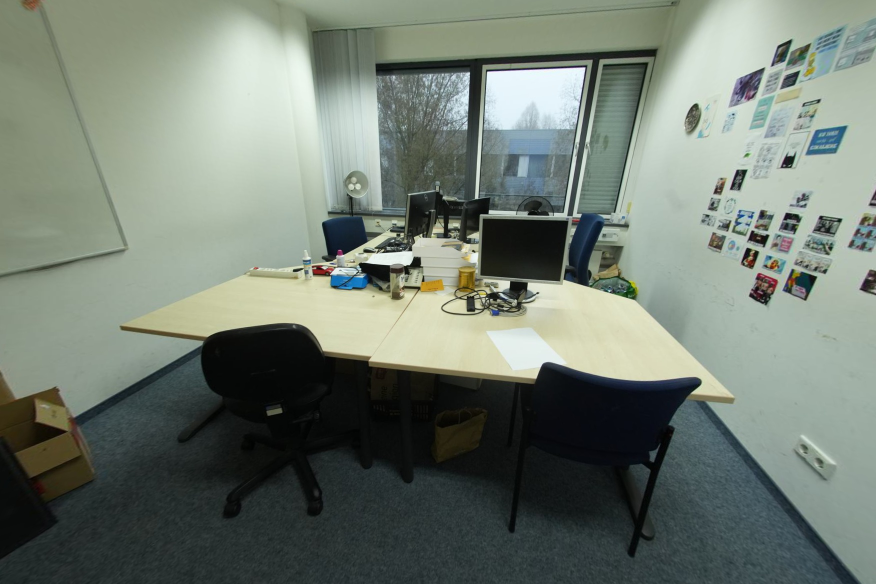
#> input picture Generate_Video/input/DSC08445.JPG, 1752 x 1168 px (shown at 1/2 size)
$ python generate_human_mask.py
#> lines starting #> are read from the running program, lines starting #| are printed output that depends on the picture; after the words box and inside, x2 and y2 are one past the last pixel; in counts of white or black regions, pixels touching at a corner belong together
from __future__ import annotations

import argparse
from pathlib import Path

import cv2
import numpy as np
from PIL import Image, ImageDraw

DEFAULT_VIDEO_NAME = "video_01"
DEFAULT_IMAGE_PATH = "input/DSC08445.JPG"

# Edit this rectangle manually to choose where FLUX may generate the human.
DEFAULT_RECT_X1 = 1300
DEFAULT_RECT_Y1 = 500
DEFAULT_RECT_X2 = 1600
DEFAULT_RECT_Y2 = 1168
OVERLAY_COLOR_BGR = (0, 255, 255)


def clamp(value: int, low: int, high: int) -> int:
    return max(low, min(value, high))


def resolve_video_dir(script_dir: Path, video_name: str) -> Path:
    return script_dir / "output" / video_name


def resolve_human_masks_dir(script_dir: Path, video_name: str) -> Path:
    return resolve_video_dir(script_dir, video_name) / "human_masks"
#> in main, image is the input picture: PIL image 1752x1168 RGB; mean R, G, B 114.4, 124.3, 114


def build_rect_mask(size: tuple[int, int], x1: int, y1: int, x2: int, y2: int) -> Image.Image:
#> called with size = (1752, 1168), x1 = 1300, y1 = 500, x2 = 1600, y2 = 1168
    width, height = size
    left = clamp(min(x1, x2), 0, width)
    top = clamp(min(y1, y2), 0, height)
    right = clamp(max(x1, x2), 0, width)
    bottom = clamp(max(y1, y2), 0, height)

    mask = Image.new("L", size, 0)
#> mask: PIL image 1752x1168 L; every value is 0
    ImageDraw.Draw(mask).rectangle((left, top, right, bottom), fill=255)
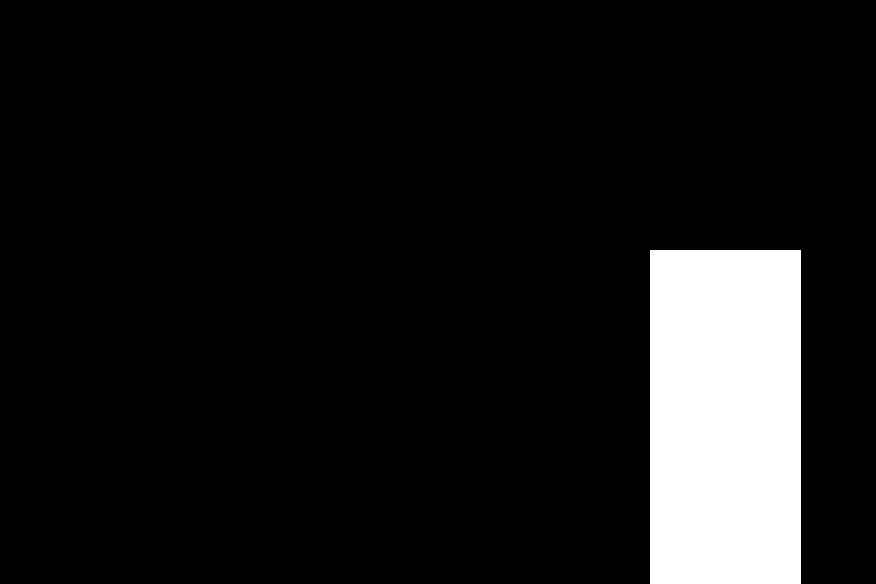
#> mask: PIL image 1752x1168 L (shown at 1/2 size); 9.8% white; 1 white region, box (x1, y1, x2, y2) and area: (1300, 500, 1601, 1168) 201068
    return mask


def build_overlay(image_rgb: Image.Image, mask: Image.Image) -> np.ndarray:
    image_bgr = cv2.cvtColor(np.asarray(image_rgb), cv2.COLOR_RGB2BGR)
    selected_mask = np.asarray(mask, dtype=np.uint8) > 0

    overlay = image_bgr.copy()
    color_arr = np.array(OVERLAY_COLOR_BGR, dtype=np.float32)
    overlay_f = overlay.astype(np.float32)
    overlay_f[selected_mask] = 0.55 * overlay_f[selected_mask] + 0.45 * color_arr
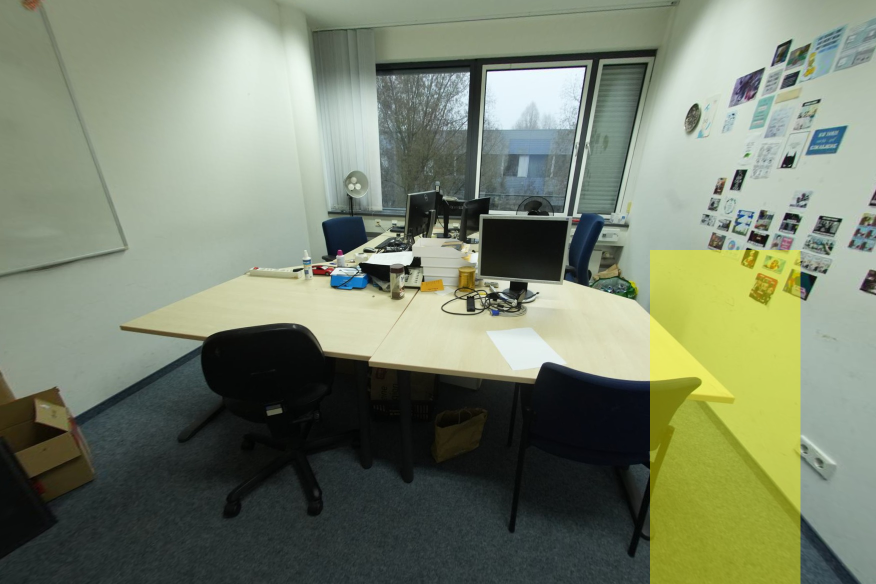
#> overlay_f: shape (1168, 1752, 3) float32 (shown at 1/2 size); mean B, G, R 108.7, 130.1, 120.7
    overlay = np.clip(overlay_f, 0.0, 255.0).astype(np.uint8)

    ys, xs = np.where(selected_mask)
    if xs.size > 0:
        x0, y0, x1, y1 = int(xs.min()), int(ys.min()), int(xs.max()), int(ys.max())
#> x0 = 1300; y0 = 500; x1 = 1600; y1 = 1167
        cv2.rectangle(overlay, (x0, y0), (x1, y1), OVERLAY_COLOR_BGR, 2)
        cv2.putText(
            overlay,
            "human mask",
            (x0, max(24, y0 - 12)),
            cv2.FONT_HERSHEY_SIMPLEX,
            0.8,
            (255, 255, 255),
            2,
            cv2.LINE_AA,
        )
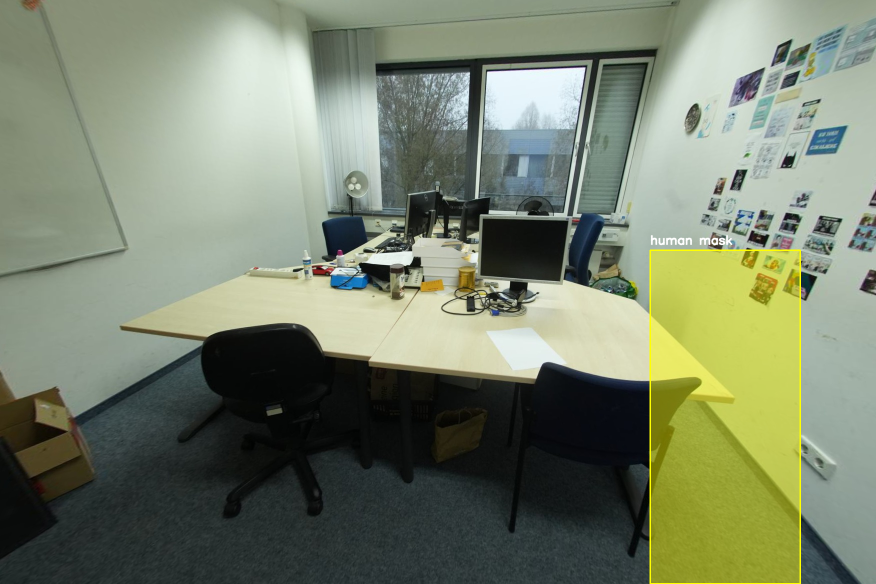
#> overlay: shape (1168, 1752, 3) (shown at 1/2 size); mean B, G, R 108.4, 130.2, 121

    return overlay


def main() -> None:
    script_dir = Path(__file__).resolve().parent

    parser = argparse.ArgumentParser(
        description="Create a manual rectangular human mask for FLUX fill.",
    )
    parser.add_argument("--video_name", default=DEFAULT_VIDEO_NAME)
    parser.add_argument("--image", default=str(DEFAULT_IMAGE_PATH))
    parser.add_argument("--x1", type=int, default=DEFAULT_RECT_X1)
    parser.add_argument("--y1", type=int, default=DEFAULT_RECT_Y1)
    parser.add_argument("--x2", type=int, default=DEFAULT_RECT_X2)
    parser.add_argument("--y2", type=int, default=DEFAULT_RECT_Y2)
    args = parser.parse_args()

    image_path = Path(args.image).expanduser().resolve()
    if not image_path.exists():
        raise FileNotFoundError(f"Image not found: {image_path}")

    human_masks_dir = resolve_human_masks_dir(script_dir, args.video_name)
    human_masks_dir.mkdir(parents=True, exist_ok=True)

    image = Image.open(image_path).convert("RGB")
    mask = build_rect_mask(
        image.size,
        x1=args.x1,
        y1=args.y1,
        x2=args.x2,
        y2=args.y2,
    )

    mask_path = human_masks_dir / "human_mask.png"
    overlay_path = human_masks_dir / "human_mask_overlay.png"

    mask.save(mask_path)
    overlay_bgr = build_overlay(image, mask)
    cv2.imwrite(str(overlay_path), overlay_bgr)

    print(f"Input image: {image_path}")
    print(f"Saved human mask: {mask_path}")
    print(f"Saved mask overlay: {overlay_path}")
    print(f"Rectangle: ({args.x1}, {args.y1}, {args.x2}, {args.y2})")


if __name__ == "__main__":
    main()
